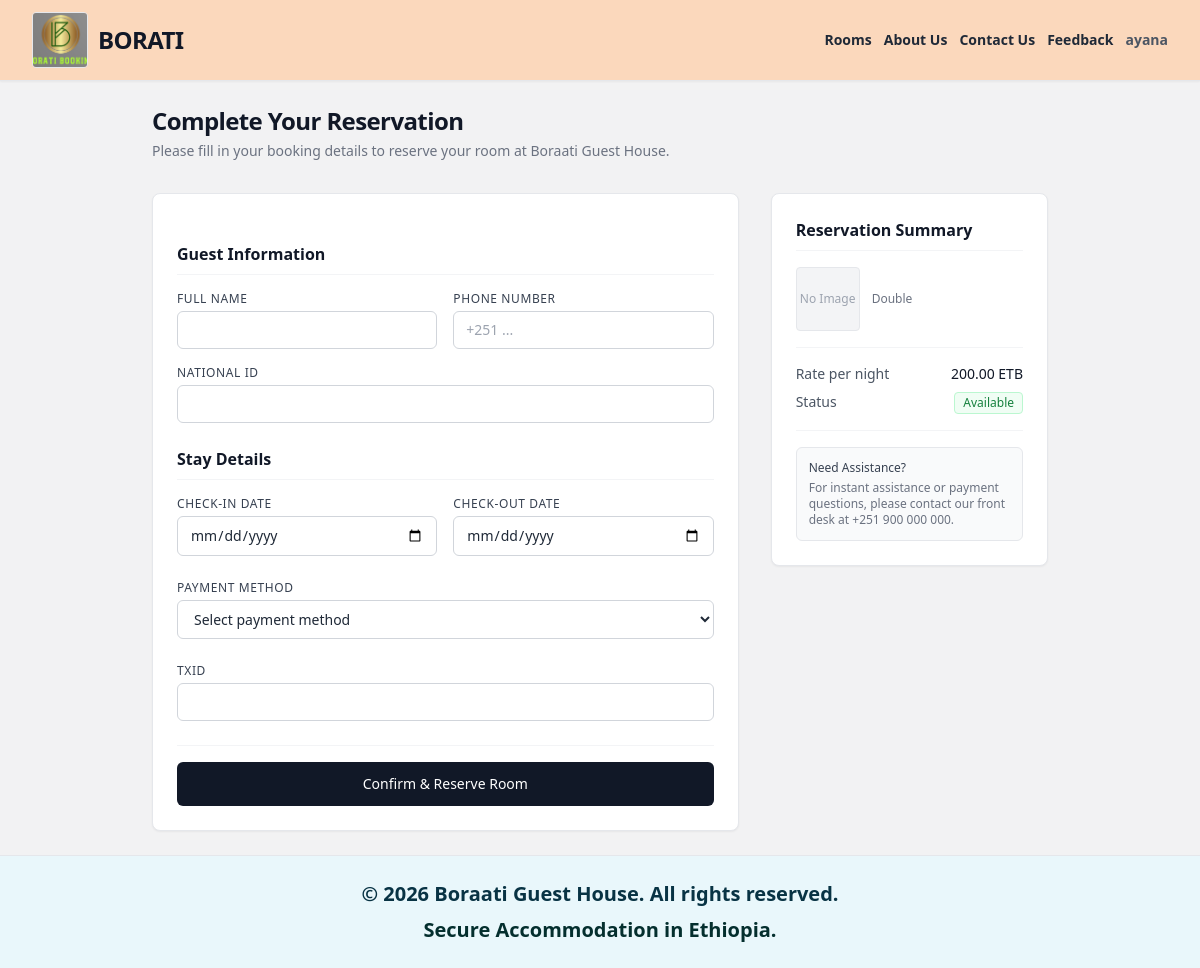
Page /checkout/2/ (signed in) on the committed database.
### boratiapp/models.py (models this page shows, shortened)
class CustomUser(AbstractUser):
    ROLE_CHOICES = (
        ('admin', 'Building Admin'),
        ('user', 'Guest / User'),
    )
    role = models.CharField(max_length=20, choices=ROLE_CHOICES, default='user')
    provider_name = models.CharField(max_length=50, blank=True, null=True)
    provider_user_id = models.CharField(max_length=255, blank=True, null=True, unique=True)
    full_name = models.CharField(max_length=150, blank=True, null=True)
    phone = models.CharField(max_length=15, blank=True, null=True)
    national_id = models.CharField(max_length=50, blank=True, null=True, help_text="FAN Number / National ID")
    profile_pic_url = models.URLField(max_length=500, blank=True, null=True)

class Room(models.Model):
    ROOM_TYPES = (
        ('single', 'Single Room'),
        ('double', 'Double Room'),
        ('vip', 'VIP / Master Suite'),
    )
    ROOM_STATUS = (
        ('available', 'Available'),
        ('booked', 'Booked (Qabatame)'),
        ('maintenance', 'Maintenance '),
    )
    floor = models.ForeignKey(Floor, on_delete=models.CASCADE, related_name='rooms')
    room_number = models.CharField(max_length=20, unique=True, help_text="fkn: Room 101, Room 102")
    room_type = models.CharField(max_length=20, choices=ROOM_TYPES, default='single')
    price_per_night = models.DecimalField(max_digits=10, decimal_places=2, help_text="Gatii guyyaa tokkoo")
    main_image = models.ImageField(upload_to='rooms/', blank=True, null=True)
    description = models.TextField(help_text="Ibsa bal'aa fkn: Wi-Fi, Bishaan ho'aa, TV...")
    image_url = models.URLField(max_length=500, blank=True, null=True, help_text="Linkii suuraa (fkn: https://example.com/room.jpg)")
    status = models.CharField(max_length=20, choices=ROOM_STATUS, default='available')

### boratiapp/views.py (the view, shortened to what this page needs)
# urls.py: path('checkout/<int:room_id>/', views.checkout_view, name='checkout'),
@login_required(login_url='user_login')
def checkout_view(request, room_id):
    room = get_object_or_404(Room, id=room_id)
    if room.status != 'available':
        messages.error(request, "Kutaan kun amma duwwaa miti!")
        return redirect('user_index')
    context = {'room': room}
    return render(request, 'user_base_templates/checkout.html', context)

### boratiapp/templates/user_base_templates/checkout.html (shortened to what this page needs)
{% extends 'user_base_templates/base.html' %}
{% block content %}
<div class="max-w-4xl mx-auto py-6">
    <div class="mb-8">
        <h1 class="text-2xl font-semibold tracking-tight text-gray-900">Complete Your Reservation</h1>
        <p class="text-sm text-gray-500 mt-1">Please fill in your booking details to reserve your room at Boraati Guest House.</p>
    </div>
    <div class="grid grid-cols-1 lg:grid-cols-3 gap-8">
        <div class="lg:col-span-2 space-y-6">
            <form action="{% url 'checkout' room.id %}" method="post" enctype="multipart/form-data" class="bg-white border border-gray-200 rounded-lg p-6 space-y-6 shadow-sm">
                <div>
                    <h2 class="text-base font-semibold text-gray-900 mb-4 pb-2 border-b border-gray-100">Guest Information</h2>
                    <div class="grid grid-cols-1 sm:grid-cols-2 gap-4">
                        <div>
                            <label for="full_name" class="block text-xs font-medium text-gray-700 uppercase tracking-wider mb-1">Full Name</label>
                            <input type="text" id="full_name" name="guest_full_name" required class="w-full px-3 py-2 border border-gray-300 rounded-md text-sm focus:outline-none focus:ring-1 focus:ring-gray-900 focus:border-gray-900">
                        </div>
                        <div>
                            <label for="phone" class="block text-xs font-medium text-gray-700 uppercase tracking-wider mb-1">Phone Number</label>
                            <input type="tel" id="phone" name="guest_phone" required placeholder="+251 ..." class="w-full px-3 py-2 border border-gray-300 rounded-md text-sm focus:outline-none focus:ring-1 focus:ring-gray-900 focus:border-gray-900">
                        </div>
                        <div class="sm:col-span-2">
                            <label for="National_id" class="block text-xs font-medium text-gray-700 uppercase tracking-wider mb-1">National ID</label>
                            <input type="text" id="national_id_number" name="national_id_number" class="w-full px-3 py-2 border border-gray-300 rounded-md text-sm focus:outline-none focus:ring-1 focus:ring-gray-900 focus:border-gray-900">
                        </div>
                    </div>
                </div>
                <div>
                    <h2 class="text-base font-semibold text-gray-900 mb-4 pb-2 border-b border-gray-100">Stay Details</h2>
                    <div class="grid grid-cols-1 sm:grid-cols-2 gap-4">
                        <div>
                            <label for="check_in_date" class="block text-xs font-medium text-gray-700 uppercase tracking-wider mb-1">Check-in Date</label>
                            <input type="date" id="check_in" name="check_in" required class="w-full px-3 py-2 border border-gray-300 rounded-md text-sm focus:outline-none focus:ring-1 focus:ring-gray-900 focus:border-gray-900">
                        </div>
                        <div>
                            <label for="check_out_date" class="block text-xs font-medium text-gray-700 uppercase tracking-wider mb-1">Check-out Date</label>
                            <input type="date" id="check_out" name="check_out" required class="w-full px-3 py-2 border border-gray-300 rounded-md text-sm focus:outline-none focus:ring-1 focus:ring-gray-900 focus:border-gray-900">
                        </div>
                    </div>
                </div>
               <div>
                <label for="payment_method" class="block text-xs font-medium text-gray-700 uppercase tracking-wider mb-1">Payment Method</label>
                <select id="payment_method" name="payment_method" required class="w-full px-3 py-2 border border-gray-300 rounded-md text-sm bg-white focus:outline-none focus:ring-1 focus:ring-gray-900 focus:border-gray-900">
               <option value="" disabled selected>Select payment method</option>
                </select>
               </div>
                           <div>
                            <label for="transaction_ref" class="block text-xs font-medium text-gray-700 uppercase tracking-wider mb-1">TXID</label>
                            <input type="text" id="transaction_ref" name="transaction_ref" required class="w-full px-3 py-2 border border-gray-300 rounded-md text-sm focus:outline-none focus:ring-1 focus:ring-gray-900 focus:border-gray-900">
                          </div>
                <div class="pt-4 border-t border-gray-100">
                    <button type="submit" class="w-full bg-gray-900 text-white py-3 px-4 rounded-md text-sm font-medium hover:bg-gray-800 transition">
                        Confirm & Reserve Room
                    </button>
                </div>
            </form>
        </div>
        <div class="space-y-6">
            <div class="bg-white border border-gray-200 rounded-lg p-6 shadow-sm space-y-4 sticky top-24">
                <h2 class="text-base font-semibold text-gray-900 border-b border-gray-100 pb-2">Reservation Summary</h2>
                <div class="flex items-center space-x-3">
                    {% if room.image %}
                        <img src="{{ room.image.url }}" alt="{{ room.name }}" class="w-16 h-16 rounded object-cover border border-gray-200">
                    {% else %}
                        <div class="w-16 h-16 bg-gray-100 rounded flex items-center justify-center text-gray-400 text-xs border border-gray-200">
                            No Image
                        </div>
                    {% endif %}
                    <div>
                        <p class="text-xs text-gray-500">{{ room.room_type }}</p>
                    </div>
                </div>
                <hr class="border-gray-100">
                <div class="space-y-2 text-sm">
                    <div class="flex justify-between text-gray-600">
                        <span>Rate per night</span>
                        <span class="font-medium text-gray-900">{{ room.price_per_night }} ETB</span>
                    </div>
                    <div class="flex justify-between text-gray-600">
                        <span>Status</span>
                        <span class="inline-flex items-center px-2 py-0.5 rounded text-xs font-medium bg-green-50 text-green-700 border border-green-200">
                            Available
                        </span>
                    </div>
                </div>
                <hr class="border-gray-100">
                <div class="bg-gray-50 border border-gray-200 rounded-md p-3 text-xs text-gray-500 space-y-1">
                    <p class="font-medium text-gray-700">Need Assistance?</p>
                    <p>For instant assistance or payment questions, please contact our front desk at +251 900 000 000.</p>
                </div>
            </div>
        </div>
    </div>
</div>
{% endblock %}

### boratiapp/templates/user_base_templates/base.html (shortened to what this page needs)
<!DOCTYPE html>
<html lang="en">
<head>
    <script src="https://cdn.tailwindcss.com"></script>
    {% load static %}
    <link rel="stylesheet" href="{% static 'css/style.css' %}">
</head>
<body class="bg-[#F2F2F3] text-gray-800 antialiased min-h-screen flex flex-col">
    <header class="bg-[#FBD8BC] text-stone-900  font-semibold shadow-sm  border-b border-gray-200 sticky top-0 z-50 ">
        <div class="max-w-7xl mx-auto px-4 sm:px-6 lg:px-8 h-20 flex items-center justify-between">
            <div class="flex items-center space-x-3">
                <a href="{% url 'user_index' %}" class="flex items-center space-x-2.5 group">
                    {% load static %}
                    <img src="{% static 'images/sirelogo.jpg' %}" alt="Boraati Logo" class="w-14 h-14 rounded object-cover border border-gray-200">
                    <span class="text-2xl font-semibold tracking-tight text-gray-900">BORATI</span>
                </a>
            </div>
           <nav class="hidden md:flex items-center space-x-3 text-sm font-semibold text-gray-800 ml-auto">
             <a href="{% url 'user_index' %}" class="hover:text-gray-900 transition">
             Rooms
             </a>
             <a href="{% url 'about_page' %}" class="hover:text-gray-900 transition">
                   About Us
               </a>
              <a href="{% url 'contact_page' %}" class="hover:text-gray-900 transition">
               Contact Us
                 </a>
               <a href="{% url 'feedback_page' %}" class="hover:text-gray-900 transition">
             Feedback
               </a>
            {% if user.is_authenticated %}
                    <span class="text-sm text-gray-600"> {{ request.user.username }}</span>
                {% else %}
                    <a href="#" class="px-4 py-2 rounded-lg hover:-translate-y-0.5 transition duration-200 bg-[#d8d2cb] shadow-sm hover:shadow-md">Sign In</a>
                {% endif %}
           </nav>
        </div>
    </header>
    <main class="flex-grow max-w-7xl w-full mx-auto px-4 sm:px-6 lg:px-8">
        {% block content %}
        {% endblock %}
    </main>
    <footer class=" bg-[#E9F7FB] border-t border-gray-200 py-6 text-center text-xl shadow-sm  font-semibold text-cyan-950">
        <div class="max-w-7xl mx-auto px-4 sm:px-6 lg:px-8 space-y-2">
            <p>&copy; 2026 Boraati Guest House. All rights reserved.</p>
            <p class="text-teal-950">Secure Accommodation in Ethiopia.</p>
        </div>
    </footer>
</body>
</html>

### rows in the picture
CustomUser: user.username "ayana"
Room: room_type "Double", price_per_night "200.00"
